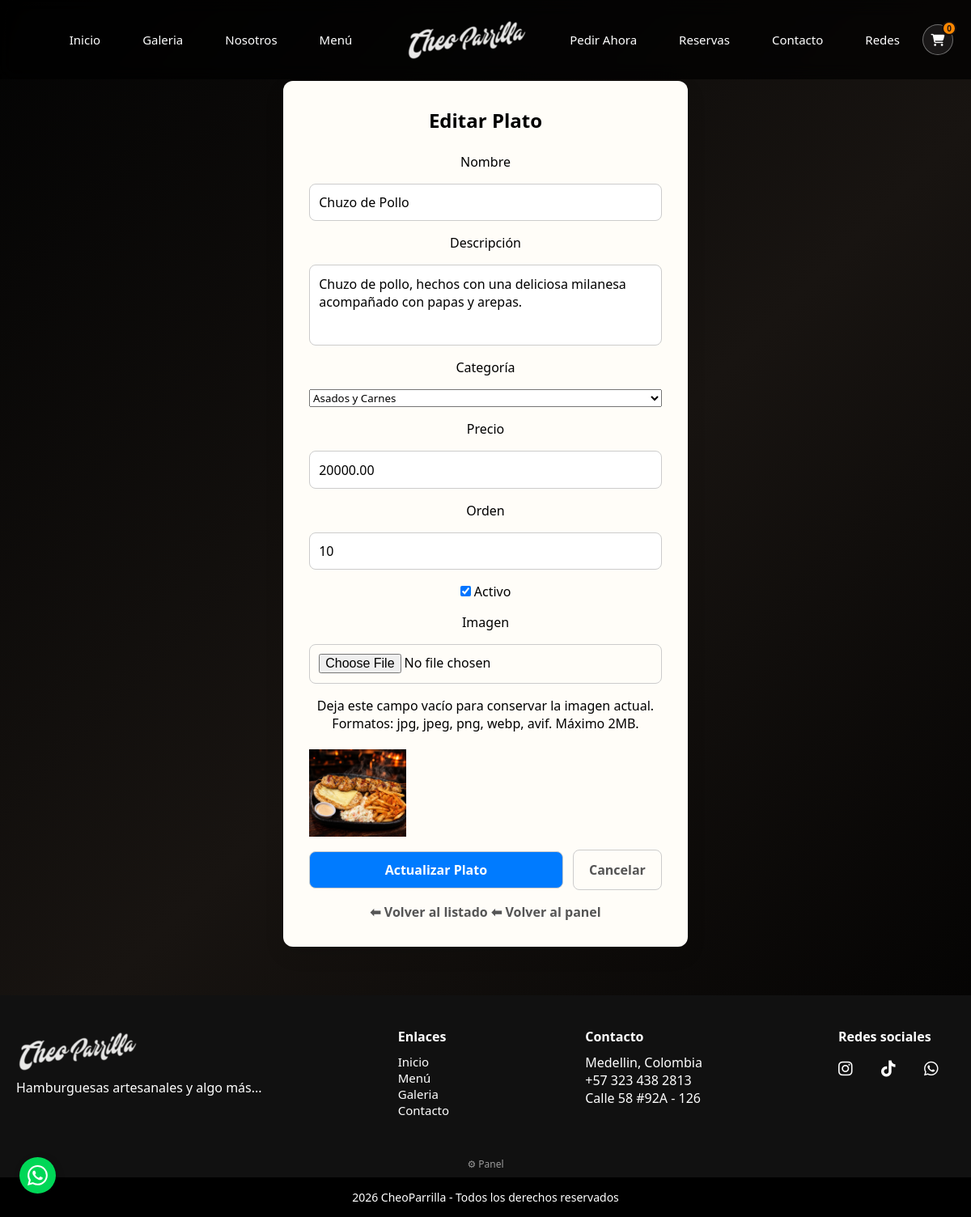
/admin/menu/editar.php?id=1 (signed in), run on the app's committed database.
### tables this page shows
CREATE TABLE `platos` (
  `id` int(11) NOT NULL,
  `categoria_id` int(11) NOT NULL DEFAULT 1,
  `nombre` varchar(100) NOT NULL,
  `descripcion` varchar(255) NOT NULL DEFAULT '',
  `valor` decimal(10,2) NOT NULL,
  `imagen` varchar(255) NOT NULL DEFAULT '',
  `activo` tinyint(1) NOT NULL DEFAULT 1,
  `orden` int(11) NOT NULL DEFAULT 0
);

CREATE TABLE `categorias` (
  `id` int(11) NOT NULL,
  `nombre` varchar(60) NOT NULL,
  `slug` varchar(60) NOT NULL,
  `orden` int(11) NOT NULL DEFAULT 0
);

### admin/menu/editar.php (the view, shortened to what this page needs)
<?php
$db = conectarDB();
$categorias = [];
$resultadoCategorias = $db->query("SELECT id, nombre FROM categorias ORDER BY orden, id");
if ($resultadoCategorias) {
    while ($categoria = $resultadoCategorias->fetch_assoc()) {
        $categorias[] = $categoria;
    }
}
$id = intval($_GET['id']);
$stmt = $db->prepare("SELECT * FROM platos WHERE id = ?");
$stmt->bind_param("i", $id);
$stmt->execute();
$resultado = $stmt->get_result();
$plato = $resultado->fetch_assoc();
$nombre = $plato['nombre'];
$descripcion = $plato['descripcion'];
$categoriaId = (int) $plato['categoria_id'];
$precio = $plato['valor'];
$activo = $plato['activo'];
$orden = $plato['orden'];
$rutaImagen = $plato['imagen'];
?>
<section class="admin-container admin-container-admin">
    <main class="admin-card">
        <h1>Editar Plato</h1>
        <form method="POST" enctype="multipart/form-data" class="admin-form">
            <label>Nombre</label>
            <input type="text" name="nombre" value="<?= htmlspecialchars($nombre) ?>">
            <label>Descripción</label>
            <textarea name="descripcion"><?= htmlspecialchars($descripcion) ?></textarea>
            <label for="categoria_id">Categoría</label>
            <select name="categoria_id" id="categoria_id" required>
                <?php foreach ($categorias as $categoria): ?>
                    <option value="<?= (int) $categoria['id'] ?>" <?= $categoriaId === (int) $categoria['id'] ? 'selected' : '' ?>>
                        <?= htmlspecialchars($categoria['nombre']) ?>
                    </option>
                <?php endforeach; ?>
            </select>
            <label>Precio</label>
            <input type="number" name="precio" min="0" value="<?= $precio ?>" style="color: black;">
            <label>Orden</label>
            <input type="number" name="orden" value="<?= $orden ?>" style="color: black;">
            <label>
                <input type="checkbox" name="activo" <?= $activo ? 'checked' : '' ?>> Activo
            </label>
            <label>Imagen</label>
            <input type="file" name="imagen" accept="image/*" id="inputImagen">
            <p class="imagen-ayuda">Deja este campo vacío para conservar la imagen actual. Formatos: jpg, jpeg, png, webp, avif. Máximo 2MB.</p>
            <img id="previewImagen" src="<?= BASE_URL . ltrim($rutaImagen,'/') ?>?t=<?= time() ?>" width="120" style="margin-top:5px;">
            <div class="admin-form-acciones">
                <input type="submit" value="Actualizar Plato" class="admin-btn">
                <a href="index.php" class="btn-cancelar">Cancelar</a>
            </div>
        </form>
        <a href="index.php" class="menu-btn-volver">⬅ Volver al listado</a>
        <a href="<?php echo BASE_URL; ?>admin/index.php" class="menu-btn-volver">⬅ Volver al panel</a>
    </main>
</section>
<?php include '../../includes/templates/footer.php'; ?>

### assets/css/base/global.css (style rules this page uses)
* { margin: 0; padding: 0; box-sizing: border-box; font-family: 'Segoe UI', Tahoma, Geneva, Verdana, sans-serif; }

### assets/css/componentes/loader.css (style rules this page uses)
* { box-sizing: border-box; margin: 0; padding: 0; }

### assets/css/componentes/carritoPedir.css (style rules this page uses)
:root { --carrito-pedir-accent: #ff8800; --carrito-pedir-accent-dark: #b86200; --carrito-pedir-ink: #241b18; --carrito-pedir-muted: #766b66; --carrito-pedir-line: #e8e0da; --carrito-pedir-paper: #fffdf9; }

### assets/css/componentes/despliegue.css (style rules this page uses)
:root { --gooey-menu-color: #ff4081; --gooey-menu-size: 56px; --gooey-menu-distance: 105px; }

### assets/css/layout/style.css (style rules this page uses)
body { background: linear-gradient( 135deg, #030303 0%, #181411 50%, #000000 100% ); background-attachment: fixed; }
html { scroll-behavior: smooth; }
a { text-decoration: none; color: white; }
textarea { resize: vertical; min-height: 110px; }

### assets/css/paginas/admin.css (style rules this page uses)
:root { --admin-fondo: #fffdf8; }
.admin-container { padding-top: 100px; margin: auto; text-align: center; }

### assets/css/paginas/crear.css (style rules this page uses)
.admin-container-admin { display: flex; justify-content: center; align-items: center; min-height: 100vh; padding-top: 100px; }
.admin-card { background: var(--admin-fondo, #fffdf8); padding: 2rem; width: 100%; max-width: 500px; border-radius: 12px; box-shadow: 0 10px 25px rgba(0,0,0,0.1); }
.admin-card h1 { text-align: center; margin-bottom: 1.5rem; }
.admin-form { display: flex; flex-direction: column; gap: 1rem; }
.admin-form input, .admin-form textarea { padding: 0.7rem; border-radius: 8px; border: 1px solid #ccc; font-size: 1rem; transition: 0.3s; }
.admin-form textarea { resize: none; min-height: 100px; }
.admin-btn { background: #007bff; color: white; border: none; padding: 0.8rem; border-radius: 8px; cursor: pointer; font-weight: bold; transition: 0.3s; }
.admin-form-acciones { display: flex; gap: 0.75rem; align-items: center; }
.admin-form-acciones .admin-btn { flex: 1; }
.btn-cancelar { display: inline-block; text-align: center; padding: 0.8rem 1.2rem; border-radius: 8px; border: 1px solid #ccc; color: #555; text-decoration: none; font-weight: bold; transition: 0.3s; }

### assets/css/paginas/menu.css (style rules this page uses)
.menu-btn-volver { display: inline-block; margin-top: 1rem; color: #555; text-decoration: none; font-weight: bold; }

### assets/css/paginas/reservas.css (style rules this page uses)
:root { --rsv-oscuro: #2b1a12; --rsv-brasa: #b5361f; --rsv-brasa2: #8f2917; --rsv-crema: #f7efe7; --rsv-borde: #e2d3c5; --rsv-gris: #8a7d73; --rsv-malo: #c0392b; --rsv-bueno: #2e7d4f; }
* { box-sizing: border-box; }
body { margin: 0; font-family: "Segoe UI", Roboto, Helvetica, Arial, sans-serif; background: linear-gradient( 135deg, #030303 0%, #181411 50%, #000000 100% ); background-attachment: fixed; }

### data on the page
platos: descripcion "Chuzo de pollo, hechos con una deliciosa milanesa acompañado con papas y arepas.", categoria_id "Asados y Carnes", precio "20000.00", orden "10", activo "☑", imagen (picture)
